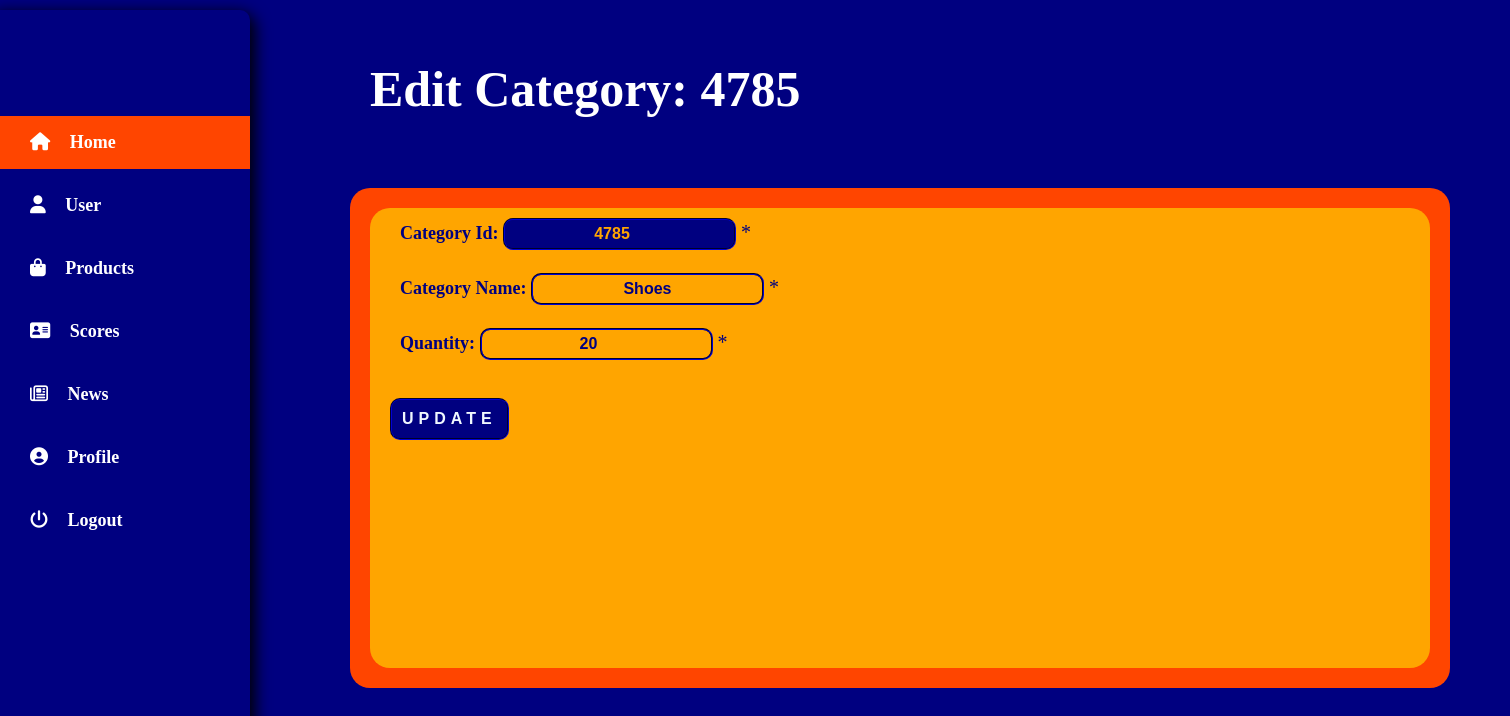
/adminProductPage-updateCategory.php?id=4785, run on the app's committed database.
### tables this page shows
CREATE TABLE `category` (
  `Id` int(11) NOT NULL,
  `Name` varchar(30) NOT NULL,
  `Quantity` int(11) NOT NULL,
  `Inserted_By` varchar(30) NOT NULL,
  `Inserted_At` timestamp NOT NULL DEFAULT current_timestamp(),
  `Updated_By` varchar(30) DEFAULT NULL,
  `Updated_At` timestamp NULL DEFAULT NULL
);

### adminProductPage-updateCategory.php (the view, shortened to what this page needs)
<?php
    if($_SERVER['REQUEST_METHOD'] === 'GET'){
        $id = $_GET['id'];
        $categoryId = $id;
    }
    $categoryNameErr = $categoryIdErr = $categoryQuantityErr = "*";
?>
<!DOCTYPE html>
<html lang="en">
	<head>
		<link rel="stylesheet" href="https://cdnjs.cloudflare.com/ajax/libs/font-awesome/4.7.0/css/font-awesome.min.css">
		<link rel="stylesheet" type="text/css" href="adminModalcss">
		<link rel="stylesheet" type="text/css" href="adminTable.css">
		<link rel="stylesheet" type="text/css" href="adminUserPage.css">
		<link rel="stylesheet" type="text/css" href="adminUpdateProductPage.css">
    </head>
	<body>
        <div class="navBarr">
            <?php
                include 'adminSideBar.php';
                include 'Datasource.php'
            ?>
        </div>
        <div class="mainContainer">
            <div class="pageHeader"> Edit Category: <?php echo $id; ?> </div>
            <div class="productContainer">
                <?php
                    $sql = "SELECT * FROM category WHERE Id='$id'";
                    $result = mysqli_query($conn, $sql);
                    $totalcategory = mysqli_num_rows($result);
                    if($totalcategory > 0)
                    {
                        while($row = mysqli_fetch_assoc($result))
                        {
                            $categoryId = $row['Id'];
                            $categoryName = $row['Name'] ;
                            $categoryQuantity = $row['Quantity'];
                        }
                    }
                ?>
                <div class="productMainContainer">
                    <form action="<?php echo htmlspecialchars($_SERVER["PHP_SELF"]);?>" method="POST" enctype="multipart/form-data">
                        <label for="categoryId">Category Id: </label>
                        <input name="categoryId" readonly type="number" value="<?php echo $categoryId?>">
                            <span class="error"><?php echo $categoryIdErr;?></span><br/><br/>
                        <label for="categoryName">Category Name: </label>
                        <input name="categoryName" type="text" value="<?php echo $categoryName?>">
                            <span class="error"><?php echo $categoryNameErr;?></span> <br/><br/>
                        <label for="quantity">Quantity: </label>
                        <input name="quantity" type="number" value="<?php echo $categoryQuantity?>">
                            <span class="error"><?php echo $categoryQuantityErr;?></span> <br/><br/>
                        <input type="submit" value="UPDATE" name="updateCategory" class="button"> <br/><br/>
                    </form>
                </div>
            </div>
        </div>
    </body>
</html>

### adminUserPage.css (style rules this page uses)
* { box-sizing:border-box }
body { margin: 10px auto; background-color: rgba(0, 0, 128, 1.0); }
.navBarr { width: inherit; }
.mainContainer { margin: 0 auto; display: grid; grid-template-rows: auto auto; justify-content: center; align-content: center; grid-gap: 50px; width: inherit; min-width: 1100px; max-width: 1300px; }
.pageHeader, .userContainer { grid-row: 1/2; background-color: orangered; padding: 20px; border-radius: 20px; text-align: center; width: 100%; }
.pageHeader { margin-top: 30px; color: white; text-align: left; font-weight: bolder; font-size: 50px; background-color: inherit; }
div.mainContainer { margin-left: 300px; padding: 0px 10px; }

### adminUpdateProductPage.css (style rules this page uses)
* { box-sizing:border-box; }
body { margin: 10px auto; background-color: rgba(0, 0, 128, 1.0); }
.navBarr { width: inherit; }
.mainContainer { margin: 0 auto; display: grid; grid-template-rows: auto auto; justify-content: center; align-content: center; grid-gap: 50px; width: inherit; min-width: 1200px; max-width: 1500px; }
.pageHeader, .productContainer { grid-row: 1/2; background-color: orangered; padding: 20px; border-radius: 20px; text-align: center; width: 100%; }
.pageHeader { margin-top: 30px; color: white; text-align: left; font-weight: bolder; font-size: 50px; background-color: inherit; }
.productContainer { grid-row: 2/3; min-width: 1100px; min-height: 500px; }
.productMainContainer { background-color: orange; height: 100%; padding: 10px 20px; border-radius: inherit; color: navy; text-align: left; font-size: 20px; }
label { margin-left: 10px; font-weight: 700; font-size: large; }
::placeholder { color: navy; font-weight: 500; font-size: medium; }
input, textarea { border: 2px groove navy; border-radius: 10px; background-color: transparent; font-weight: bolder; color: navy; text-align: center; padding:5px; width: auto; font-size: medium; }
input[disabled], input[readonly] { background-color: navy; color: orange; font-size: medium; }
.button { position: relative; color: aliceblue; background-color: navy; font-weight: bolder; letter-spacing: 5px; padding: 10px 10px; border-radius: 10px; top: 15px; cursor: pointer; font-size: medium; }
.error { color: red; }

### adminSideBar.css (style rules this page uses)
* { box-sizing:border-box }
body { margin: 10px auto; background-color: rgba(0, 0, 128, 1.0); }
div.mainContainer { margin-left: 300px; margin-right: 30px; padding: 0px 10px; }

### data on the page
category: categoryId "4785", categoryName "Shoes", quantity "20"

### other printed values
$id "4785"
$categoryIdErr "*"
$categoryNameErr "*"
$categoryQuantityErr "*"
